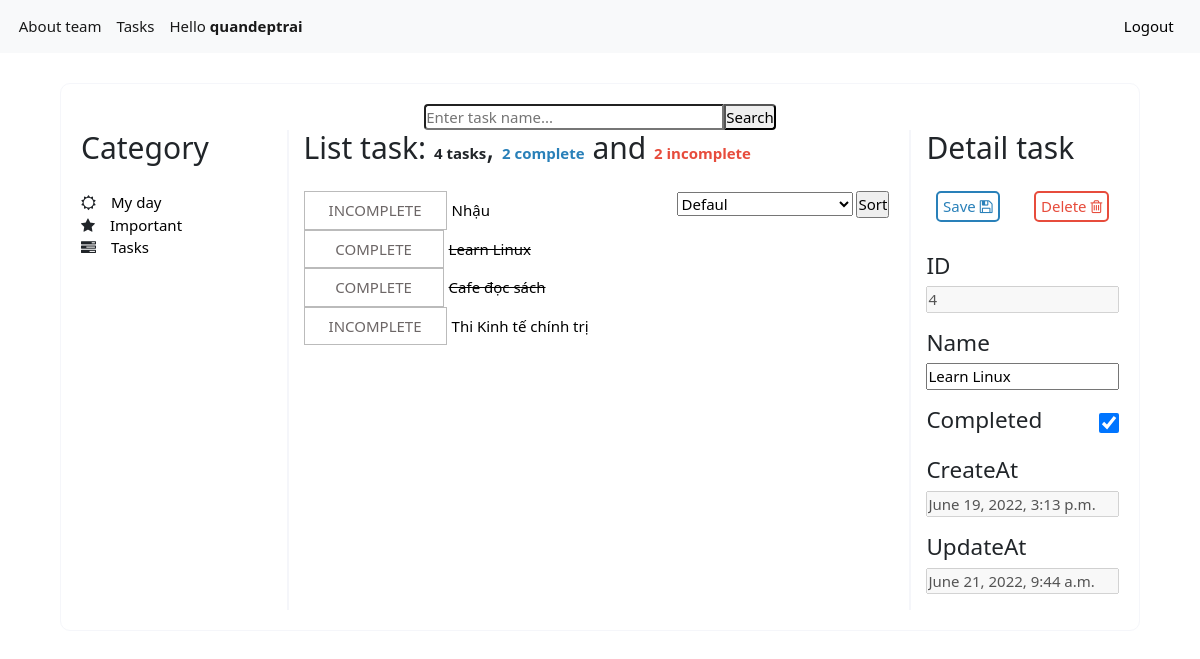
The app's page /list/3/4 (signed in) with its own data.
### tasks/models.py (models this page shows, shortened)
class Task(models.Model):
    user = models.ForeignKey(User,
                             on_delete=models.CASCADE,
                             null=True, blank=True)
    name = models.TextField(max_length=255)
    createdAt = models.DateTimeField(auto_now_add=True)
    updatedAt = models.DateTimeField(auto_now=True)
    complete = models.BooleanField(default=False)
    category = models.ForeignKey(Category,
                                   on_delete=models.CASCADE,
                                   blank=True, null=True)

### tasks/views.py (the view)
# urls.py: path('list/<int:category_id>/<int:task_id>', detail_view, name = 'detail'),
def detail_view(request, category_id, task_id):
    task = Task.objects.get(id=task_id)
    user = request.user if request.user.is_authenticated else None
    tasks = Task.objects.all()
    if category_id != 3:
        tasks = tasks.filter(category__id = category_id)
    tasks = tasks.filter(user=user)
    count_complete = tasks.filter(complete = True).count()
    count_incomplete = tasks.filter(complete = False).count()
    context = {
        'task': task,
        'tasks': tasks,
        'category_id': category_id,
        'count_complete': count_complete,
        'count_incomplete': count_incomplete,
    }
    return render(request, 'list.html', context)

### tasks/templates/list.html (shortened to what this page needs)
{%extends 'base.html'%} {%block body%}
<div class="list-form">
  <div class="search-task">
    <form>
      <input
        type="text"
        name="keyword"
        class="input-text-search"
        id="keyword"
        value="{{keyword|default:''}}"
        placeholder="Enter task name..."
      />
      <input type="submit" class="input-submit-search" value="Search" />
  </div>
  <div class="main-list-task">
    <div class="category-task">
      <h2>Category</h2>
      <div class="menu-category">
        <ul>
          <li>
            <i class="fa fa-sun-o" aria-hidden="true"></i
            ><a href="{% url 'tasks:list' 1 %}">My day</a>
          </li>
          <li>
            <i class="fa fa-star" aria-hidden="true"></i
            ><a href="{% url 'tasks:list' 2 %}">Important</a>
          </li>
          <li>
            <i class="fa fa-tasks" aria-hidden="true"></i
            ><a href="{% url 'tasks:list' 3 %}">Tasks</a>
          </li>
        </ul>
      </div>
    </div>
    <div class="list-task">
      <h2 style="display: inline-block">
        List task: <b>{{tasks.count}} tasks</b>,
        <b style="color: #2980b9">{{count_complete}} complete</b> and
        <b style="color: #e74c3c">{{count_incomplete}} incomplete</b>
      </h2>
      <div style="
        float: right;
      ">
        <select name="sort">
          {% if typesort %}
            {% if typesort == "0" %}
            <option value=0 selected="selected">Defaul</option>
            <option value=1>Sort by name</option>
            <option value=2>Complete/Incomplete</option>
            {%elif typesort == "1"%}
            <option value=0>Defaul</option>
            <option value=1 selected="selected">Sort by name</option>
            <option value=2>Complete/Incomplete</option>
            {%elif typesort == "2"%}
            <option value=0>Defaul</option>
            <option value=1>Sort by name</option>
            <option value=2 selected="selected">Complete/Incomplete</option>
            {%endif%}
          {% else%}
            <option value=0>Defaul</option>
          {% endif %}
        </select>
        <input type="submit" value="Sort" style="margin-right: 20px;"/>
      </div>
      <div>
        <div class="show-list">
          {% for task in tasks%}
          <div class="task">
            <form method="post">
              {% if task.complete %}
              <a
                href="/list/{{category_id}}/{{task.id}}/complete?{{keyword}}&{{typesort}}"
                style="border: 1px solid #bbbbbb;
                color: #6c6666;
                font-style: none;
                text-decoration: none;
                padding: 7px 24px;
                min-width: 140px;
                text-align: center;"
                >COMPLETE</a
              >
              <a
                href="/list/{{category_id}}/{{task.id}}"
                style="text-decoration-line: line-through; color: black"
                >{{task.name}}</a
              >
              {% else %}
              <a
                href="/list/{{category_id}}/{{task.id}}/complete?{{keyword}}&{{typesort}}"
                style="border: 1px solid #bbbbbb;
                color: #6c6666;
                font-style: none;
                text-decoration: none;
                padding: 7px 24px;
                min-width: 140px;
                text-align: center;"
                >INCOMPLETE</a
              >
              <a
              <a href="/list/{{category_id}}/{{task.id}}" style="text-decoration: none; color: black"
                >{{task.name}}</a
              >
              {% endif %}
            </form>
          </div>
          {% endfor %}
        </div>
      </div>
    </div>
    <div class="detail-task">
      <h2>Detail task</h2>
      <div
        class="submit-save-delete"
        style="
          display: flex;
          align-items: center;
          justify-content: space-around;
          gap: 1rem;
        "
      >
        <a
          href="#"
          style="
            text-decoration: none;
            color: #2980b9;
            border: 2px solid #2980b9;
            border-radius: 5px;
            padding: 2px 5px 2px 5px;
          "
          >Save <i class="fa fa-floppy-o" aria-hidden="true"></i
        ></a>
        <a
          href="#"
          style="
            text-decoration: none;
            color: #e74c3c;
            border: 2px solid #e74c3c;
            border-radius: 5px;
            padding: 2px 5px 2px 5px;
          "
          >Delete <i class="fa fa-trash-o" aria-hidden="true"></i
        ></a>
      </div>
      {%if task%}
        <div class="detail" style="margin-top: 30px">
          <h4>ID</h4>
          <input type="text" name='id' value="{{task.id}}" style="margin-bottom: 16px; width: 100%;" disabled="disabled">
          <h4>Name</h4>
          <input type="text" name='id' value="{{task.name}}" style="margin-bottom: 16px; width: 100%;">
          <div style="display: flex; justify-content: space-between;  margin-bottom: 16px; align-items: center;">
            <h4 style="display: inline-block;">Completed</h4>
            {%if task.complete%}
            <input type="checkbox" name="iscomplete" value="{{task.complete}}" checked style="width: 20px; height: 20px;">
            {%else%}
            <input type="checkbox" name="iscomplete" value="{{task.complete}}" style="width: 20px; height: 20px;">
            {%endif%}
          </div>
          <h4>CreateAt</h4>
          <input type="text" name='id' value="{{task.createdAt}}" style="margin-bottom: 16px; width: 100%;"  disabled="disabled">
          <h4>UpdateAt</h4>
          <input type="text" name='id' value="{{task.updatedAt}}" style="margin-bottom: 16px; width: 100%;"  disabled="disabled">
        </div>
      {%endif%}
    </div>
  </div>
</div>
{% endblock %}

### todolist/templates/base.html (shortened to what this page needs)
<!DOCTYPE html>
<html lang="en">
  <head>
    {% load static %}
    <link
      rel="stylesheet"
      type="text/css"
      href="https://cdnjs.cloudflare.com/ajax/libs/normalize/3.0.2/normalize.min.css"
    />
    <link
      rel="stylesheet"
      type="text/css"
      href="https://cdnjs.cloudflare.com/ajax/libs/skeleton/2.0.4/skeleton.min.css"
    />
    <link
      rel="stylesheet"
      type="text/css"
      href="{% static 'css/style.css' %}"
    />
    <link
      href="https://cdn.jsdelivr.net/npm/bootstrap@5.1.3/dist/css/bootstrap.min.css"
      rel="stylesheet"
    />
    <link
      rel="stylesheet"
      href="https://cdnjs.cloudflare.com/ajax/libs/font-awesome/4.7.0/css/font-awesome.min.css"
    />
  </head>
  <body>
    <nav
      class="navbar navbar-expand-lg navbar-light bg-light"
      style="font-size: 15px"
    >
      <div class="container-fluid">
        <div class="collapse navbar-collapse" id="navbarSupportedContent">
          <ul class="navbar-nav me-auto mb-2 mb-lg-0">
            <li class="nav-item">
              <a class="nav-link active" aria-current="page" href="/"
                >About team</a
              >
            </li>
            {% if not user.is_authenticated %}
            <li class="nav-item">
              <a
                class="nav-link active"
                aria-current="page"
                href="{% url 'auth:login' %}"
                >Login</a
              >
            </li>
            {%else%}
            <li class="nav-item">
              <a
                class="nav-link active"
                aria-current="page"
                href="{% url 'tasks:list' 3 %}"
                >Tasks</a
              >
            </li>
            <li class="nav-item">
              <a class="nav-link active" aria-current="page" href="#"
                >Hello <strong>{{user.username}}</strong></a
              >
            </li>
            {% endif %}
          </ul>
          {% if user.is_authenticated %}
          <a
            class="nav-link active"
            aria-current="page"
            href="{% url 'auth:logout' %}"
            style="color: black"
            >Logout</a
          >
          {% endif %}
        </div>
      </div>
    </nav>
    {% block body %}{% endblock %}
  </body>
</html>

### todolist/static/css/style.css (style rules this page uses)
* { font-size: 15px; margin: 0px; padding: 0px; box-sizing: border-box; }
.list-form { margin: 0 auto; margin-top: 30px; width: 90%; border: 1px solid #f5f6fa; border-radius: 10px; padding: 20px; }
.list-form .search-task form { display: flex; align-items: center; justify-content: center; }
.list-form .search-task form input { border-radius: 0; }
.list-form .search-task form .input-text-search { width: 300px; border-bottom-left-radius: 4px; border-top-left-radius: 4px; }
.list-form .search-task form .input-submit-search { border-bottom-right-radius: 4px; border-top-right-radius: 4px; }
.list-form .main-list-task { display: flex; width: 100%; }
.list-form .main-list-task h2 { margin-bottom: 25px; }
.list-form .main-list-task .category-task { width: 20%; border-right: 2px solid #f5f6fa; }
.list-form .main-list-task .category-task .menu-category ul { padding-left: 0px; }
.list-form .main-list-task .category-task .menu-category ul li { list-style: none; }
.list-form .main-list-task .category-task .menu-category ul li a { text-decoration: none; margin-left: 15px; color: black; }
.list-form .main-list-task .list-task { width: 60%; padding-left: 15px; border-right: 2px solid #f5f6fa; }
.list-form .main-list-task .list-task .show-list .task form { display: flex; align-items: center; gap: 5px; }
.list-form .main-list-task .detail-task { padding-left: 15px; width: 20%; }

### records on screen
Task: name "Nhậu"
Task: name "Learn Linux", id "4", id "Learn Linux", id "June 19, 2022, 3:13 p.m.", id "June 21, 2022, 9:44 a.m."
Task: name "Cafe đọc sách"
Task: name "Thi Kinh tế chính trị"

### other values on screen
{{ user.username }} "quandeptrai"
{{ tasks.count }} "4"
{{ count_complete }} "2"
{{ count_incomplete }} "2"
